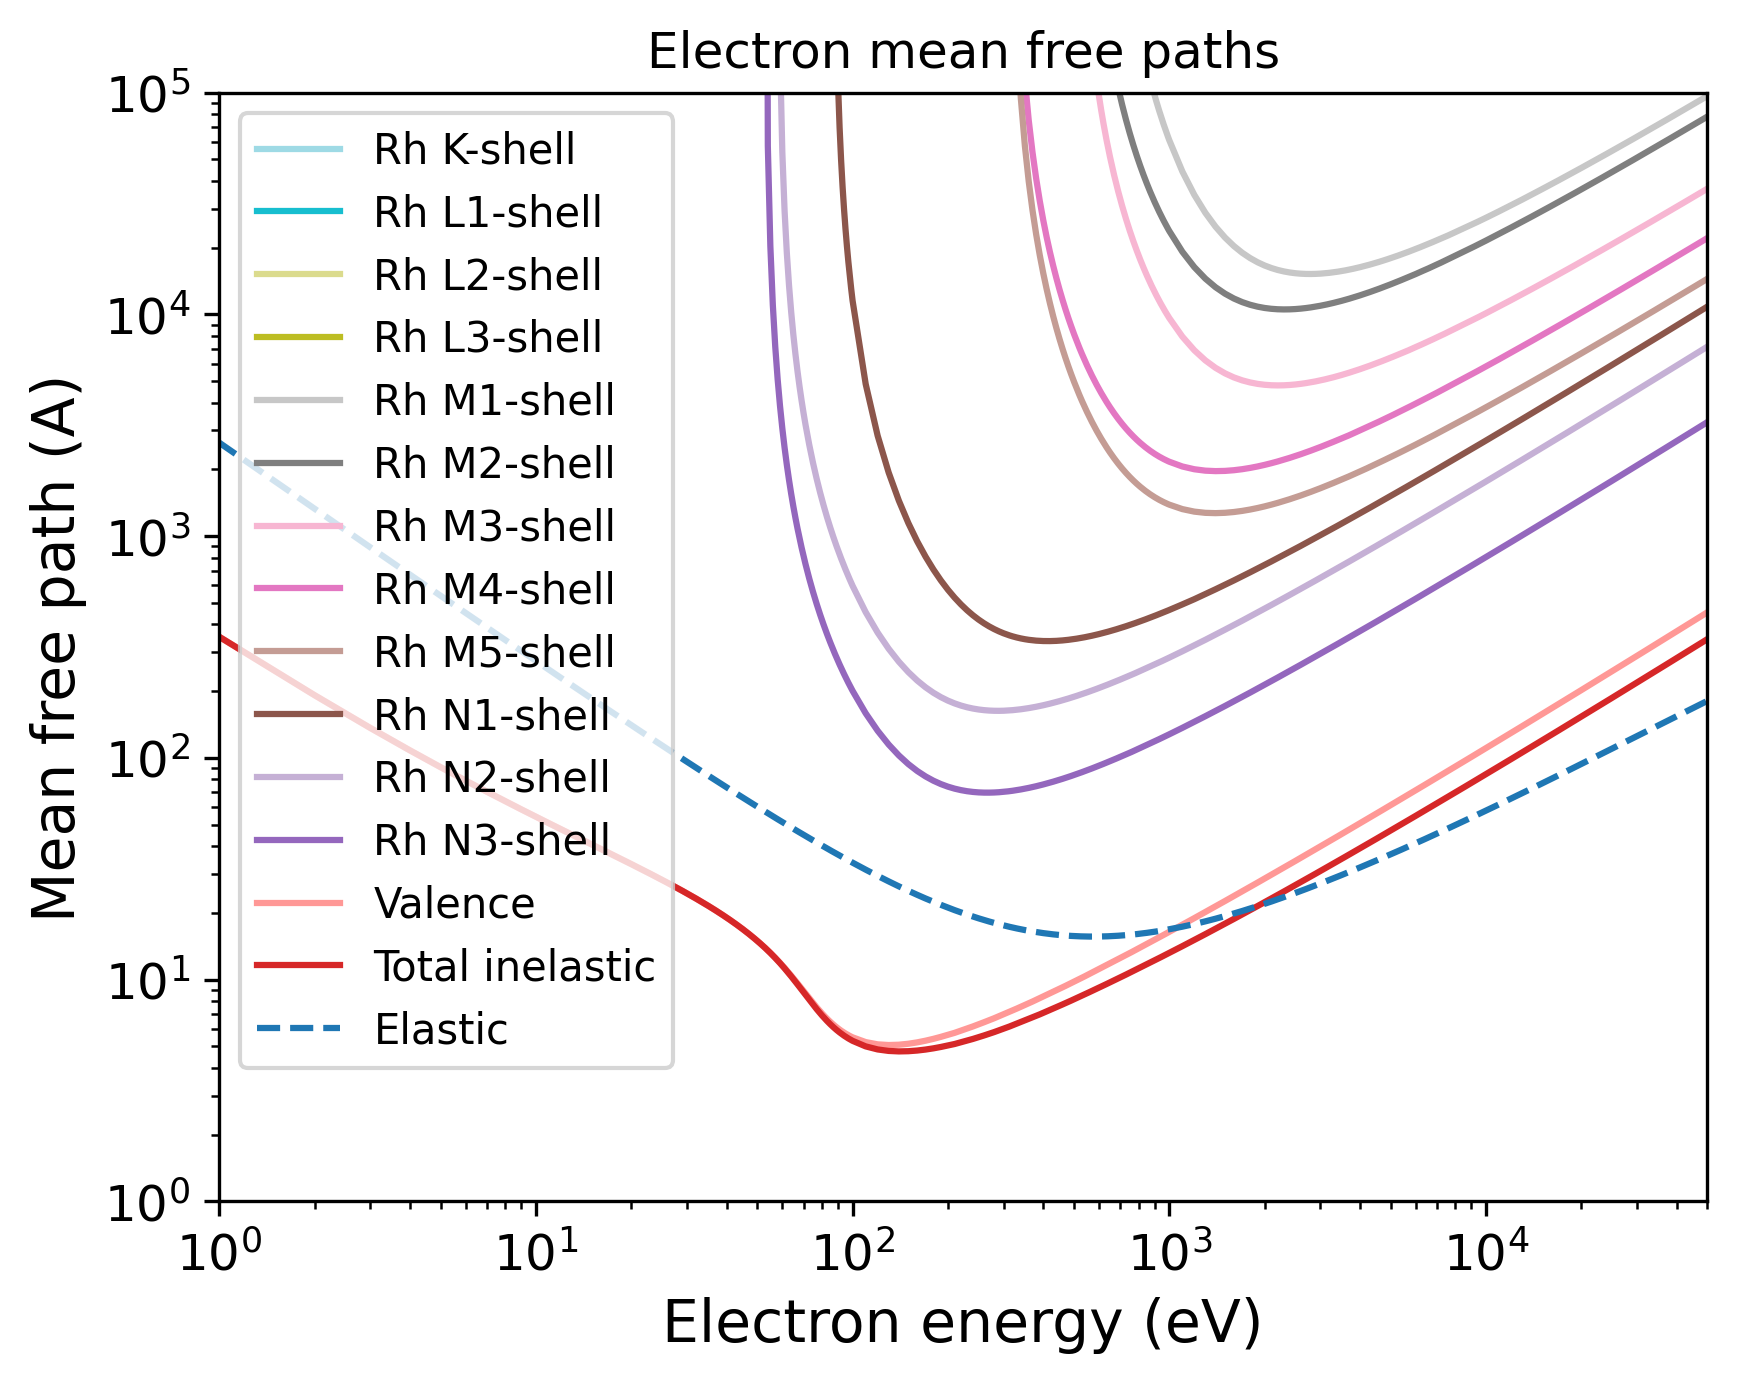

Recreate this plot in Python.
import pandas as pd
import numpy as np
import matplotlib.pyplot as plt
import matplotlib.cm as cm
# Set the format:
plt.xlabel("Electron energy (eV)", fontsize=14)
plt.ylabel("Mean free path (A)", fontsize=14)
plt.xticks(fontsize=12)
plt.yticks(fontsize=12)
plt.grid(False)
# Set the axes:
# Read the output file:
df = pd.read_csv(r"OUTPUT_Rh_Electron_IMFP.dat", sep=r'\s+', header=None, comment="#", skipinitialspace=True)
plt.xscale("log")
plt.yscale("log")
# Prepare the plot:
columns_to_plot = [ 1, 2, 3, 4, 5, 6, 7, 8, 9, 10, 11, 12, 13, 14]
labels = [ "Rh K-shell", "Rh L1-shell", "Rh L2-shell", "Rh L3-shell", "Rh M1-shell", "Rh M2-shell", "Rh M3-shell", "Rh M4-shell", "Rh M5-shell", "Rh N1-shell", "Rh N2-shell", "Rh N3-shell", "Valence", "Total inelastic"]
# Create N distinct colors from a colormap
N = len(columns_to_plot)
colors = plt.cm.tab20(np.linspace(1, 0, 20))
# Set line styles:
linestyles = [ "-", "-", "-", "-", "-", "-", "-", "-", "-", "-", "-", "-", "-", "-"]
for i, col in enumerate(columns_to_plot):
    color = colors[i % len(colors)]
    ls    = linestyles[i % len(linestyles)]
    label = labels[i % len(labels)]
    plt.plot(df.iloc[:, 0], df.iloc[:, col],
    color=color,
    label=label,
    linestyle=ls)
# Add a curve from the second file
df2 = pd.read_csv(r"OUTPUT_Rh_Electron_EMFP.dat", sep=r'\s+', header=None, comment="#", skipinitialspace=True)
columns_to_plot2 = [ 2]
labels2 = [ "Elastic"]
# Create second part of the plot:
for col, label in zip(columns_to_plot2, labels2):
    plt.plot(df2.iloc[:, 0], df2.iloc[:, col], label=label, linestyle="--")
plt.xlim(1.00000000,50000.00000000)
plt.ylim(1.00000000,100000.00000000)
plt.title("Electron mean free paths")
plt.legend(loc="best", fontsize=10)
# Save the plot in this format:
plt.savefig("OUTPUT_MFP_electron.png", dpi=300, bbox_inches="tight")
